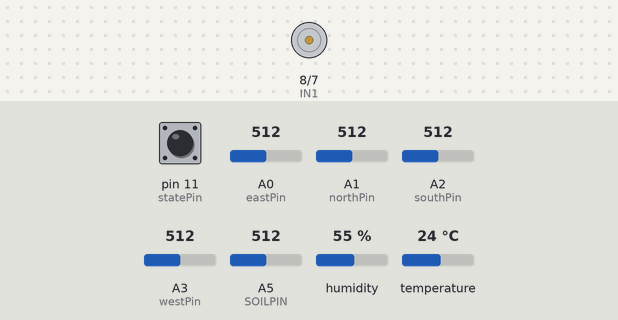
The sketch below on a simulated Arduino Uno, built with avr-gcc and run on an emulated ATmega328P. Shown: motor-driver pin pairs drawn as motors (green arrow = first pin HIGH = forward, orange = second pin HIGH = backward, longer = more drive, scaled by the enable pin). The test bench sets the inputs (shaded band); at power-on: A2 (southPin) = 512, pin 11 (statePin) HIGH, A0 (eastPin) = 512, A1 (northPin) = 512, A3 (westPin) = 512, A5 (SOILPIN) = 512, humidity 55 %, temperature 24 °C. What the sketch prints to the serial monitor is not drawn.

Above: at 1.2 s.
1.3 s: A2 (southPin) set to 501
At 13.9 s:
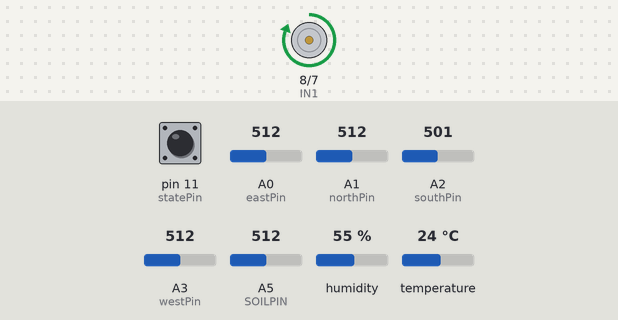
Timing chart, 0 to 62.6 s (numbered marks = the images above; inputs shaded):
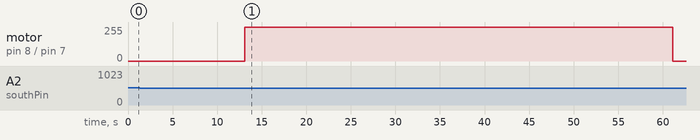

Measured:
- the behaviour switches between 512 and 511 on A2 (southPin) (found by bisection; images 0 and 1)
- after the input at 1.3 s, motor on pin 8 (IN1) / pin 7 (IN2): stopped → forward 255/255 after 11.8 s, → stopped 48.0 s later

The sketch:

smart_pot.ino
```cpp
#include <DHT.h>
#include <SoftwareSerial.h>

// --- 핀 설정 ---
#define DHTPIN 10
#define DHTTYPE DHT11
#define SOILPIN A5

DHT dht(DHTPIN, DHTTYPE);
SoftwareSerial BTSerial(6, 5); // HM-10 TX -> 6, RX <- 5

// --- STATE 핀 ---
const int statePin = 11; // HM-10의 STATE 핀

// --- 조도센서 핀 ---
const int eastPin = A0;
const int northPin  = A1;
const int southPin = A2;
const int westPin  = A3;

// --- 모터 드라이버 핀 ---
const int ENA = 9;
const int IN1 = 8;
const int IN2 = 7;

// --- 토양 습도 기준값 ---
const int dryValue = 1023;
const int wetValue = 300;

// --- 속도 및 상태 변수 ---
int currentSpeed = 100;
String btBuffer = "";
bool isRotating = false;

// --- 회전 모드 및 방향 ---
enum RotationMode { AUTO, USER };
RotationMode rotationMode = AUTO;

enum Direction { NORTH, EAST, SOUTH, WEST };
Direction currentDirection;
Direction brightestDirection;

// --- 타이머 ---
unsigned long lastSendTime = 0;
const unsigned long sendInterval = 1000;

unsigned long lastCheckTime = 0;
const unsigned long checkInterval = 13000;

int sendCount = 0;

void setup() {
  Serial.begin(9600);
  BTSerial.begin(9600);
  dht.begin();

  pinMode(IN1, OUTPUT);
  pinMode(IN2, OUTPUT);
  pinMode(ENA, OUTPUT);

  pinMode(statePin, INPUT);

  brightestDirection = getBrightestDirection();
  currentDirection = brightestDirection;
  Serial.print("🧭 초기 방향: ");
  printDirection(currentDirection);
}

void loop() {
  if (isRotating) return;

  handleBluetooth();
  updateModeByBluetoothState();
  autoRotateIfNeeded();
  //runUserModeIfNeeded();
  sendSensorDataIfNeeded();
}

void handleBluetooth() {
  while (BTSerial.available()) {
    char c = BTSerial.read();
    if (c == '\n' || c == '\r') {
      if (btBuffer.length() > 0) {
        handleReceivedLine(btBuffer);
        btBuffer = "";
      }
    } else {
      btBuffer += c;
    }
  }
}

void handleReceivedLine(String line) {
  Serial.println();

  if (line.startsWith("SPD:")) {
    int speed = line.substring(4).toInt();
    if (speed >= 0 && speed <= 100) {
      currentSpeed = speed;
      Serial.println("✅ 속도 설정됨: " + String(currentSpeed));
    } else {
      Serial.println("⚠️ 잘못된 속도 값");
    }
  } else if (line == "MODE:MANUAL") {
    rotationMode = USER;
    Serial.println("🔧 사용자 모드 진입");
  } else if (line == "MODE:AUTO") {
    rotationMode = AUTO;
    stopMotor();
    Serial.println("🔁 자동 모드 복귀");
    rotateToDirection(brightestDirection);
    currentDirection = brightestDirection;
  } else if (line.startsWith("DIR:")) {
    char dirChar = line.charAt(4);
    Direction target;
    String dirName;

    switch (dirChar) {
      case 'N': target = NORTH; dirName = "북"; break;
      case 'E': target = EAST;  dirName = "동"; break;
      case 'S': target = SOUTH; dirName = "남"; break;
      case 'W': target = WEST;  dirName = "서"; break;
      default:
        Serial.println("⚠️ 잘못된 방향 코드");
        return;
    }

    Serial.println("블루투스 수신 : " + dirName);
    rotateToDirection(target);
    currentDirection = target;
  } else {
    Serial.println("⚠️ 알 수 없는 명령");
  }
}

void updateModeByBluetoothState() {
  bool isConnected = digitalRead(statePin);

  if (!isConnected && rotationMode != AUTO) {
    rotationMode = AUTO;
    stopMotor();
    Serial.println("📴 블루투스 연결 끊김 → 자동모드 전환");
    rotateToDirection(brightestDirection);
    currentDirection = brightestDirection;  // ✅ 회전 직후 현재 방향 업데이트
  }
}

void autoRotateIfNeeded() {
  if (rotationMode != AUTO) return;

  if (millis() - lastCheckTime >= checkInterval) {
    lastCheckTime = millis();
    Direction target = getBrightestDirection();
    brightestDirection = target;
    Serial.println("--------------------");
    Serial.print("💡 가장 밝은 방향: ");
    printDirection(target);

    if (target != currentDirection) {
      rotateToDirection(target);
      currentDirection = target;
    } else {
      Serial.println("✅ 현재 방향 유지");
    }
  }
}

// void runUserModeIfNeeded() {
//   if (rotationMode != USER) return;
//   int pwmVal = map(currentSpeed, 0, 100, 0, 255);
//   analogWrite(ENA, pwmVal);
//   digitalWrite(IN1, HIGH);
//   digitalWrite(IN2, LOW);
// }

void stopMotor() {
  analogWrite(ENA, 0);
  digitalWrite(IN1, LOW);
  digitalWrite(IN2, LOW);
}

void sendSensorDataIfNeeded() {
  if (isRotating) return;

  if (millis() - lastSendTime >= sendInterval) {
    lastSendTime = millis();
    float temp = dht.readTemperature();
    float humid = dht.readHumidity();
    int soilRaw = analogRead(SOILPIN);

    if (isnan(temp) || isnan(humid)) {
      Serial.println("❌ DHT 오류");
      return;
    }

    int soilPercent = map(soilRaw, wetValue, dryValue, 100, 0);
    soilPercent = constrain(soilPercent, 0, 100);

    String msg = "temp:" + String(temp, 1) + ",humid:" + String(humid, 1) + ",soil:" + String(soilPercent);
    BTSerial.println(msg);

    if(sendCount % 5 == 0)
    {
      Serial.println("--------------------");
      Serial.println("온도 : " + String(temp, 1) + "°C");
      Serial.println("습도 : " + String(humid, 1) + "%");
      Serial.println("토양습도 : " + String(soilPercent) +"%");
    }

    sendCount++;
  }
}

Direction getBrightestDirection() {
  int n = analogRead(northPin);
  int e = analogRead(eastPin);
  int s = analogRead(southPin);
  int w = analogRead(westPin);

  Serial.println("--------------------");
  Serial.println("☀️ 조도:");
  Serial.print("북: "); Serial.println(n);
  Serial.print("동: "); Serial.println(e);
  Serial.print("남: "); Serial.println(s);
  Serial.print("서: "); Serial.println(w);

  int minVal = n;
  Direction dir = NORTH;
  if (e < minVal) { minVal = e; dir = EAST; }
  if (s < minVal) { minVal = s; dir = SOUTH; }
  if (w < minVal) { minVal = w; dir = WEST; }

  return dir;
}

void rotateClockwise90() {
  isRotating = true;
  Serial.println("🔄 시계방향 90도 회전 중 ,,,");
  analogWrite(ENA, map(currentSpeed, 0, 100, 0, 255));
  digitalWrite(IN1, HIGH);
  digitalWrite(IN2, LOW);
  delay(24000);
  stopMotor();
  isRotating = false;
}

void rotateCounterClockwise90() {
  isRotating = true;
  Serial.println("🔄 반시계방향 90도 회전 중 ,,,");
  analogWrite(ENA, map(currentSpeed, 0, 100, 0, 255));
  digitalWrite(IN1, LOW);
  digitalWrite(IN2, HIGH);
  delay(24000);
  stopMotor();
  isRotating = false;
}

void rotate180() {
  isRotating = true;
  Serial.println("🔄 180도 회전 중 ,,,");
  analogWrite(ENA, map(currentSpeed, 0, 100, 0, 255));
  digitalWrite(IN1, HIGH);
  digitalWrite(IN2, LOW);
  delay(48000);
  stopMotor();
  isRotating = false;
}

void rotateToDirection(Direction target) {
  int diff = (target - currentDirection + 4) % 4;

  if (diff == 1) {
    rotateClockwise90();
  } else if (diff == 2) {
    rotate180();
  } else if (diff == 3) {
    rotateCounterClockwise90();
  }
}

void printDirection(Direction dir) {
  switch (dir) {
    case NORTH: Serial.println("북"); break;
    case EAST:  Serial.println("동"); break;
    case SOUTH: Serial.println("남"); break;
    case WEST:  Serial.println("서"); break;
  }
}
```
